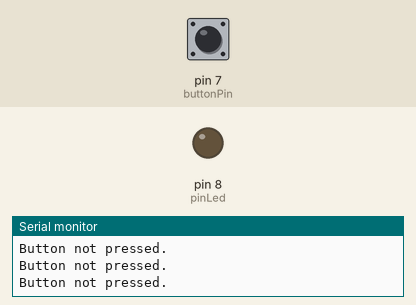
This sketch was run on a simulated Arduino Uno, built with avr-gcc and run on an emulated ATmega328P. On the bench: output pins drawn as LEDs (lit = HIGH), the last lines printed to the serial monitor. Dashed ring = blinking. The test bench sets the inputs (shaded band); at power-on: pin 7 (buttonPin) LOW.

Above: at 1.2 s.
1.3 s: pin 7 (buttonPin) pulled HIGH for 1 s
At 2.8 s:
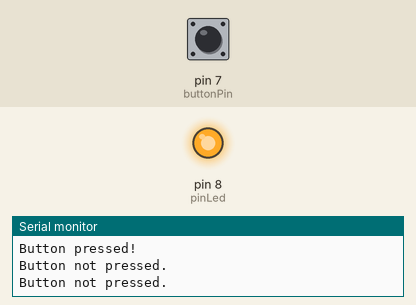
3.8 s: pin 7 (buttonPin) pulled HIGH for 3.2 s
At 4.1 s:
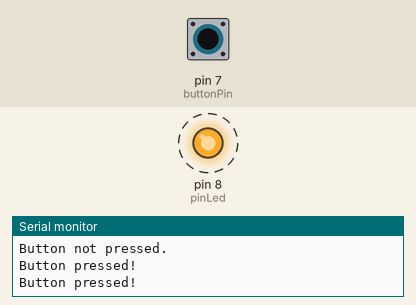
8.5 s: pin 7 (buttonPin) pulled HIGH for 0.25 s
At 9.0 s:
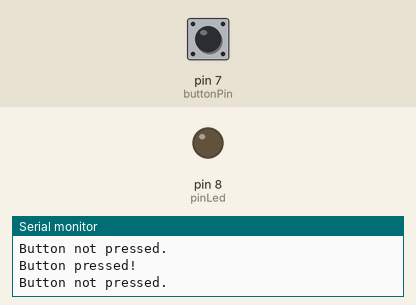
Timing chart, 0 to 11.5 s (numbered marks = the images above; inputs shaded):
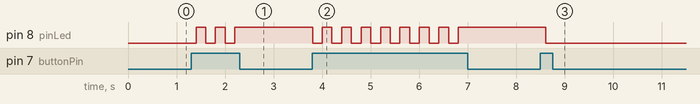

The sketch:

klik_led.ino
```cpp
const int pinLed = 8;
const int buttonPin = 7;
int buttonState = 0;

bool statusLed = false;

void setup() {
  pinMode(buttonPin, INPUT);
  pinMode(pinLed, OUTPUT);

  Serial.begin(9600);
}

void loop() {
  buttonState = digitalRead(buttonPin);

  if (buttonState == HIGH) {
    Serial.println("Button pressed!");
    statusLed = !statusLed;
  } else {
    Serial.println("Button not pressed.");
  }

  digitalWrite(pinLed, statusLed);

  delay(200);
}
```

Measured:
- after the input at 1.3 s, pin 8 (pinLed): alternates HIGH for 0.20 s and LOW for 0.20 s, 5 changes in all, then stays HIGH, starting after 0.10 s
- after the input at 3.8 s, pin 8 (pinLed): alternates HIGH for 0.20 s and LOW for 0.20 s, 16 changes in all, then stays HIGH, starting at once
- after the input at 8.5 s, pin 8 (pinLed): HIGH → LOW after 0.11 s
